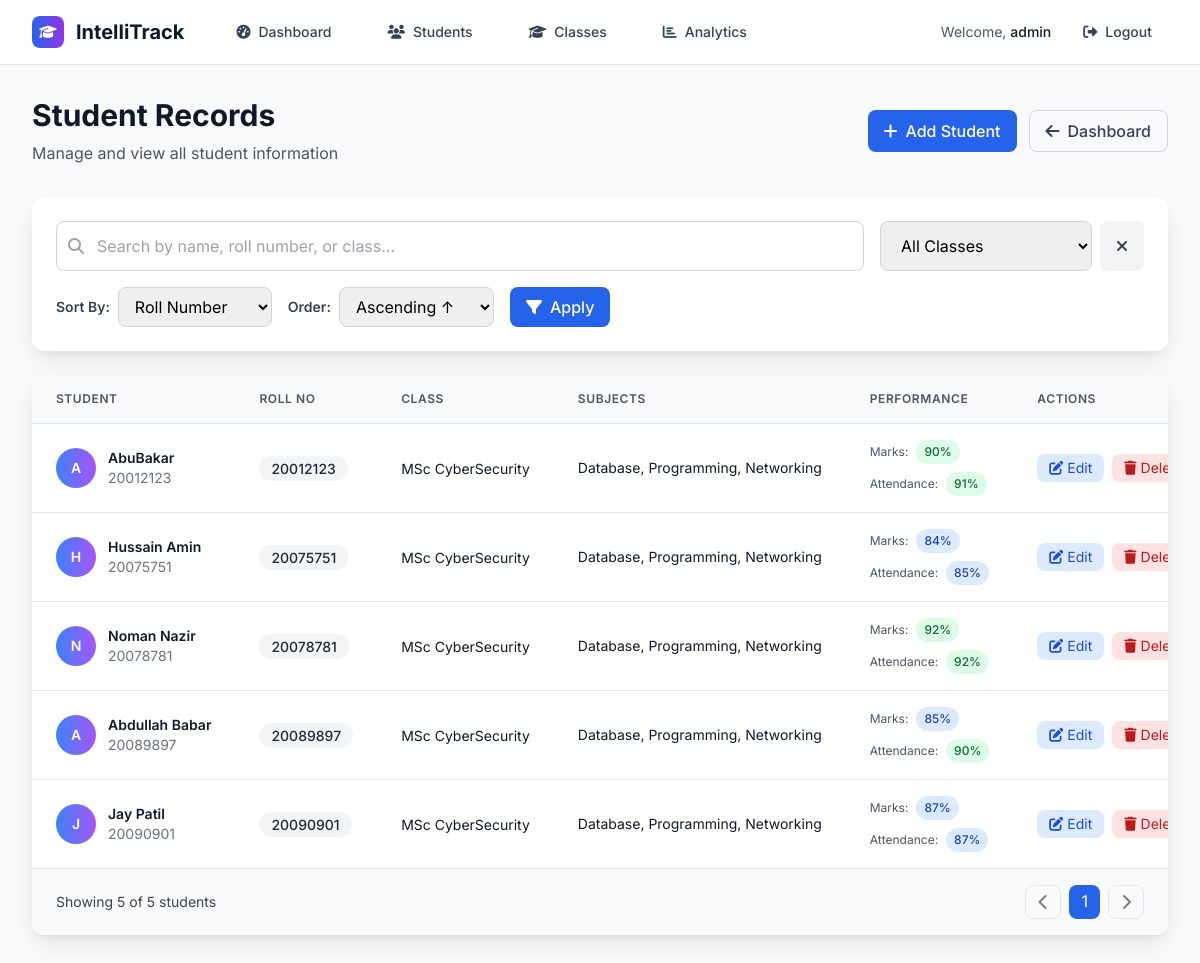
The app's page /view-students (signed in) with its own data.
### tables this page shows
CREATE TABLE students (
            id INTEGER PRIMARY KEY AUTOINCREMENT,
            name TEXT NOT NULL,
            roll_no TEXT UNIQUE NOT NULL,
            class_id INTEGER NOT NULL,
            subjects TEXT NOT NULL,
            marks INTEGER NOT NULL,
            attendance INTEGER NOT NULL,
            FOREIGN KEY (class_id) REFERENCES classes (id)
        );

CREATE TABLE classes (
            id INTEGER PRIMARY KEY AUTOINCREMENT,
            name TEXT UNIQUE NOT NULL,
            description TEXT,
            created_at TIMESTAMP DEFAULT CURRENT_TIMESTAMP
        );

### backend/routes.py (the view)
    @app.route('/view-students')
    @login_required
    def view_students():
        conn = get_db_connection()
        sort_by = request.args.get('sort_by', 'roll_no')  # Default sort by roll_no
        sort_order = request.args.get('sort_order', 'asc')  # Default ascending
        search_term = request.args.get('search', '')  # Search by name or roll_no
        class_filter = request.args.get('class', '')  # Filter by class
        query = '''
            SELECT s.*, c.name as class_name
            FROM students s
            JOIN classes c ON s.class_id = c.id
            WHERE 1=1
        '''
        params = []
        if search_term:
            query += ' AND (s.name LIKE ? OR s.roll_no LIKE ?)'
            search_pattern = f'%{search_term}%'
            params.extend([search_pattern, search_pattern])
        if class_filter:
            query += ' AND c.id = ?'
            params.append(int(class_filter))
        valid_sort_columns = {
            'name': 's.name',
            'roll_no': 's.roll_no',
            'marks': 's.marks',
            'attendance': 's.attendance',
            'class': 'c.name'
        }
        sort_column = valid_sort_columns.get(sort_by, 's.roll_no')
        sort_order = 'ASC' if sort_order.lower() == 'asc' else 'DESC'
        query += f' ORDER BY {sort_column} {sort_order}'
        students = conn.execute(query, params).fetchall()
        classes = conn.execute('SELECT * FROM classes ORDER BY name').fetchall()
        conn.close()
        return render_template('view_students.html',
                             students=students,
                             classes=classes,
                             current_sort=sort_by,
                             current_order=sort_order,
                             current_search=search_term,
                             current_filter=class_filter)

### frontend/templates/view_students.html (shortened to what this page needs)
{% extends "base.html" %}
{% block content %}
<div class="min-h-screen bg-gray-50 py-8">
    <div class="max-w-7xl mx-auto px-4 sm:px-6 lg:px-8">
        <div class="flex flex-col sm:flex-row justify-between items-start sm:items-center mb-8">
            <div class="mb-4 sm:mb-0">
                <h1 class="text-3xl font-bold text-gray-900 mb-2">Student Records</h1>
                <p class="text-gray-600">Manage and view all student information</p>
            </div>
            <div class="flex gap-3">
                <a href="{{ url_for('add_student') }}" class="inline-flex items-center px-4 py-2 bg-blue-600 text-white rounded-lg hover:bg-blue-700 transition-colors font-medium">
                    <i class="fas fa-plus mr-2"></i>Add Student
                </a>
                <a href="{{ url_for('dashboard') }}" class="inline-flex items-center px-4 py-2 border border-gray-300 text-gray-700 rounded-lg hover:bg-gray-50 transition-colors font-medium">
                    <i class="fas fa-arrow-left mr-2"></i>Dashboard
                </a>
            </div>
        </div>
        <div class="card-shadow bg-white rounded-xl p-6 mb-6">
            <div class="flex flex-col sm:flex-row gap-4 mb-4">
                <div class="flex-1">
                    <div class="relative">
                        <i class="fas fa-search absolute left-3 top-1/2 transform -translate-y-1/2 text-gray-400"></i>
                        <input
                            type="text"
                            id="searchInput"
                            placeholder="Search by name, roll number, or class..."
                            value="{{ current_search }}"
                            class="w-full pl-10 pr-4 py-3 border border-gray-300 rounded-lg focus:ring-2 focus:ring-blue-500 focus:border-blue-500 outline-none"
                        >
                    </div>
                </div>
                <div class="flex gap-2">
                    <select id="classFilter" class="px-4 py-3 border border-gray-300 rounded-lg focus:ring-2 focus:ring-blue-500 focus:border-blue-500 outline-none">
                        <option value="">All Classes</option>
                    </select>
                    <button onclick="clearFilters()" class="px-4 py-3 bg-gray-100 text-gray-700 rounded-lg hover:bg-gray-200 transition-colors">
                        <i class="fas fa-times"></i>
                    </button>
                </div>
            </div>
            <div class="flex flex-col sm:flex-row gap-4">
                <div class="flex items-center gap-2">
                    <label class="text-sm font-semibold text-gray-700">Sort By:</label>
                    <select id="sortBy" class="px-3 py-2 border border-gray-300 rounded-lg focus:ring-2 focus:ring-blue-500 focus:border-blue-500 outline-none">
                        <option value="roll_no" {% if current_sort == 'roll_no' %}selected{% endif %}>Roll Number</option>
                    </select>
                </div>
                <div class="flex items-center gap-2">
                    <label class="text-sm font-semibold text-gray-700">Order:</label>
                    <select id="sortOrder" class="px-3 py-2 border border-gray-300 rounded-lg focus:ring-2 focus:ring-blue-500 focus:border-blue-500 outline-none">
                        <option value="asc" {% if current_order == 'ASC' or current_order == 'asc' %}selected{% endif %}>Ascending ↑</option>
                    </select>
                </div>
                <button onclick="applySortAndFilter()" class="px-4 py-2 bg-blue-600 text-white rounded-lg hover:bg-blue-700 transition-colors font-medium">
                    <i class="fas fa-filter mr-2"></i>Apply
                </button>
            </div>
        </div>
        <div class="card-shadow bg-white rounded-xl overflow-hidden">
            {% if students %}
            <div class="overflow-x-auto">
                <table class="w-full">
                    <thead class="bg-gray-50 border-b border-gray-200">
                        <tr>
                            <th class="px-6 py-4 text-left text-xs font-semibold text-gray-600 uppercase tracking-wider">Student</th>
                            <th class="px-6 py-4 text-left text-xs font-semibold text-gray-600 uppercase tracking-wider">Roll No</th>
                            <th class="px-6 py-4 text-left text-xs font-semibold text-gray-600 uppercase tracking-wider">Class</th>
                            <th class="px-6 py-4 text-left text-xs font-semibold text-gray-600 uppercase tracking-wider">Subjects</th>
                            <th class="px-6 py-4 text-left text-xs font-semibold text-gray-600 uppercase tracking-wider">Performance</th>
                            <th class="px-6 py-4 text-left text-xs font-semibold text-gray-600 uppercase tracking-wider">Actions</th>
                        </tr>
                    </thead>
                    <tbody class="divide-y divide-gray-200" id="studentsTableBody">
                        {% for student in students %}
                        <tr class="hover:bg-gray-50 transition-colors student-row" data-class="{{ student.class }}" data-name="{{ student.name|lower }}" data-roll="{{ student.roll_no|lower }}">
                            <td class="px-6 py-4 whitespace-nowrap">
                                <div class="flex items-center">
                                    <div class="w-10 h-10 bg-gradient-to-r from-blue-500 to-purple-500 rounded-full flex items-center justify-center mr-3">
                                        <span class="text-white font-semibold text-sm">{{ student.name[0]|upper }}</span>
                                    </div>
                                    <div>
                                        <div class="text-sm font-semibold text-gray-900">{{ student.name }}</div>
                                        <div class="text-sm text-gray-500">{{ student.roll_no }}</div>
                                    </div>
                                </div>
                            </td>
                            <td class="px-6 py-4 whitespace-nowrap">
                                <span class="px-3 py-1 bg-gray-100 text-gray-800 rounded-full text-sm font-medium">{{ student.roll_no }}</span>
                            </td>
                            <td class="px-6 py-4 whitespace-nowrap">
                                <span class="text-sm text-gray-900">{{ student.class_name }}</span>
                            </td>
                            <td class="px-6 py-4">
                                <div class="text-sm text-gray-900 max-w-xs truncate" title="{{ student.subjects }}">{{ student.subjects }}</div>
                            </td>
                            <td class="px-6 py-4 whitespace-nowrap">
                                <div class="space-y-2">
                                    <div class="flex items-center">
                                        <span class="text-xs text-gray-600 mr-2">Marks:</span>
                                        <span class="px-2 py-1 inline-flex text-xs font-medium rounded-full
                                            {% if student.marks >= 90 %}bg-green-100 text-green-800
                                            {% elif student.marks >= 80 %}bg-blue-100 text-blue-800
                                            {% elif student.marks >= 70 %}bg-yellow-100 text-yellow-800
                                            {% elif student.marks >= 60 %}bg-orange-100 text-orange-800
                                            {% else %}bg-red-100 text-red-800{% endif %}">
                                            {{ student.marks }}%
                                        </span>
                                    </div>
                                    <div class="flex items-center">
                                        <span class="text-xs text-gray-600 mr-2">Attendance:</span>
                                        <span class="px-2 py-1 inline-flex text-xs font-medium rounded-full
                                            {% if student.attendance >= 90 %}bg-green-100 text-green-800
                                            {% elif student.attendance >= 80 %}bg-blue-100 text-blue-800
                                            {% elif student.attendance >= 70 %}bg-yellow-100 text-yellow-800
                                            {% else %}bg-red-100 text-red-800{% endif %}">
                                            {{ student.attendance }}%
                                        </span>
                                    </div>
                                </div>
                            </td>
                            <td class="px-6 py-4 whitespace-nowrap text-sm">
                                <div class="flex gap-2">
                                    <a href="{{ url_for('edit_student', id=student.id) }}"
                                       class="inline-flex items-center px-3 py-1 bg-blue-100 text-blue-700 rounded-lg hover:bg-blue-200 transition-colors">
                                        <i class="fas fa-edit mr-1"></i>Edit
                                    </a>
                                    <button onclick="confirmDelete({{ student.id }}, '{{ student.name }}')"
                                       class="inline-flex items-center px-3 py-1 bg-red-100 text-red-700 rounded-lg hover:bg-red-200 transition-colors">
                                        <i class="fas fa-trash mr-1"></i>Delete
                                    </button>
                                </div>
                            </td>
                        </tr>
                        {% endfor %}
                    </tbody>
                </table>
            </div>
            <div class="bg-gray-50 px-6 py-4 border-t border-gray-200">
                <div class="flex items-center justify-between">
                    <div class="text-sm text-gray-700">
                        Showing <span id="showingCount">{{ students|length }}</span> of <span id="totalCount">{{ students|length }}</span> students
                    </div>
                    <div class="flex gap-2">
                        <button id="prevBtn" class="px-3 py-1 border border-gray-300 rounded-lg hover:bg-gray-50 disabled:opacity-50 disabled:cursor-not-allowed" disabled>
                            <i class="fas fa-chevron-left"></i>
                        </button>
                        <span class="px-3 py-1 bg-blue-600 text-white rounded-lg">1</span>
                        <button id="nextBtn" class="px-3 py-1 border border-gray-300 rounded-lg hover:bg-gray-50 disabled:opacity-50 disabled:cursor-not-allowed" disabled>
                            <i class="fas fa-chevron-right"></i>
                        </button>
                    </div>
                </div>
            </div>
            {% endif %}
        </div>
    </div>
</div>
{% endblock %}

### frontend/templates/base.html (shortened to what this page needs)
<!DOCTYPE html>
<html lang="en">
<head>
    <script src="https://cdn.tailwindcss.com"></script>
    <link rel="stylesheet" href="https://cdnjs.cloudflare.com/ajax/libs/font-awesome/6.4.0/css/all.min.css">
</head>
<body class="bg-gray-50 min-h-screen">
    {% if session.logged_in %}
    <nav class="bg-white shadow-lg border-b border-gray-200">
        <div class="max-w-7xl mx-auto px-4 sm:px-6 lg:px-8">
            <div class="flex justify-between h-16">
                <div class="flex items-center">
                    <div class="flex-shrink-0 flex items-center">
                        <a href="{{ url_for('dashboard') }}" class="text-decoration-none flex items-center">
                            <div class="w-8 h-8 bg-gradient-to-r from-blue-600 to-purple-600 rounded-lg flex items-center justify-center mr-3">
                                <i class="fas fa-graduation-cap text-white text-sm"></i>
                            </div>
                            <h1 class="text-xl font-bold text-gray-900">IntelliTrack</h1>
                        </a>
                    </div>
                    <div class="hidden md:flex ml-10 space-x-8">
                        <a href="{{ url_for('dashboard') }}" class="nav-link px-3 py-2 text-sm font-medium text-gray-700 hover:text-blue-600 hover:bg-blue-50 rounded-lg transition duration-200">
                            <i class="fas fa-tachometer-alt mr-2"></i>Dashboard
                        </a>
                        <a href="{{ url_for('view_students') }}" class="nav-link px-3 py-2 text-sm font-medium text-gray-700 hover:text-blue-600 hover:bg-blue-50 rounded-lg transition duration-200">
                            <i class="fas fa-users mr-2"></i>Students
                        </a>
                        <a href="{{ url_for('view_classes') }}" class="nav-link px-3 py-2 text-sm font-medium text-gray-700 hover:text-blue-600 hover:bg-blue-50 rounded-lg transition duration-200">
                            <i class="fas fa-graduation-cap mr-2"></i>Classes
                        </a>
                        <a href="{{ url_for('analytics') }}" class="nav-link px-3 py-2 text-sm font-medium text-gray-700 hover:text-blue-600 hover:bg-blue-50 rounded-lg transition duration-200">
                            <i class="fas fa-chart-bar mr-2"></i>Analytics
                        </a>
                    </div>
                </div>
                <div class="flex items-center space-x-4">
                    <span class="text-sm text-gray-600">Welcome, <span class="font-medium text-gray-900">{{ session.username }}</span></span>
                    <a href="{{ url_for('logout') }}" class="nav-link px-4 py-2 text-sm font-medium text-gray-700 hover:text-red-600 hover:bg-red-50 rounded-lg transition duration-200">
                        <i class="fas fa-sign-out-alt mr-2"></i>Logout
                    </a>
                </div>
            </div>
        </div>
    </nav>
    {% endif %}
    <div class="relative">
        {% block content %}{% endblock %}
    </div>
</body>
</html>

### records on screen
students: name "A", name "AbuBakar", roll_no "20012123", class_name "MSc CyberSecurity", subjects "Database, Programming, Networking", marks "90", attendance "91"
students: name "H", name "Hussain Amin", roll_no "20075751", class_name "MSc CyberSecurity", subjects "Database, Programming, Networking", marks "84", attendance "85"
students: name "N", name "Noman Nazir", roll_no "20078781", class_name "MSc CyberSecurity", subjects "Database, Programming, Networking", marks "92", attendance "92"
students: name "A", name "Abdullah Babar", roll_no "20089897", class_name "MSc CyberSecurity", subjects "Database, Programming, Networking", marks "85", attendance "90"
students: name "J", name "Jay Patil", roll_no "20090901", class_name "MSc CyberSecurity", subjects "Database, Programming, Networking", marks "87", attendance "87"

### other values on screen
{{ session.username }} "admin"
{{ students|length }} "5"
